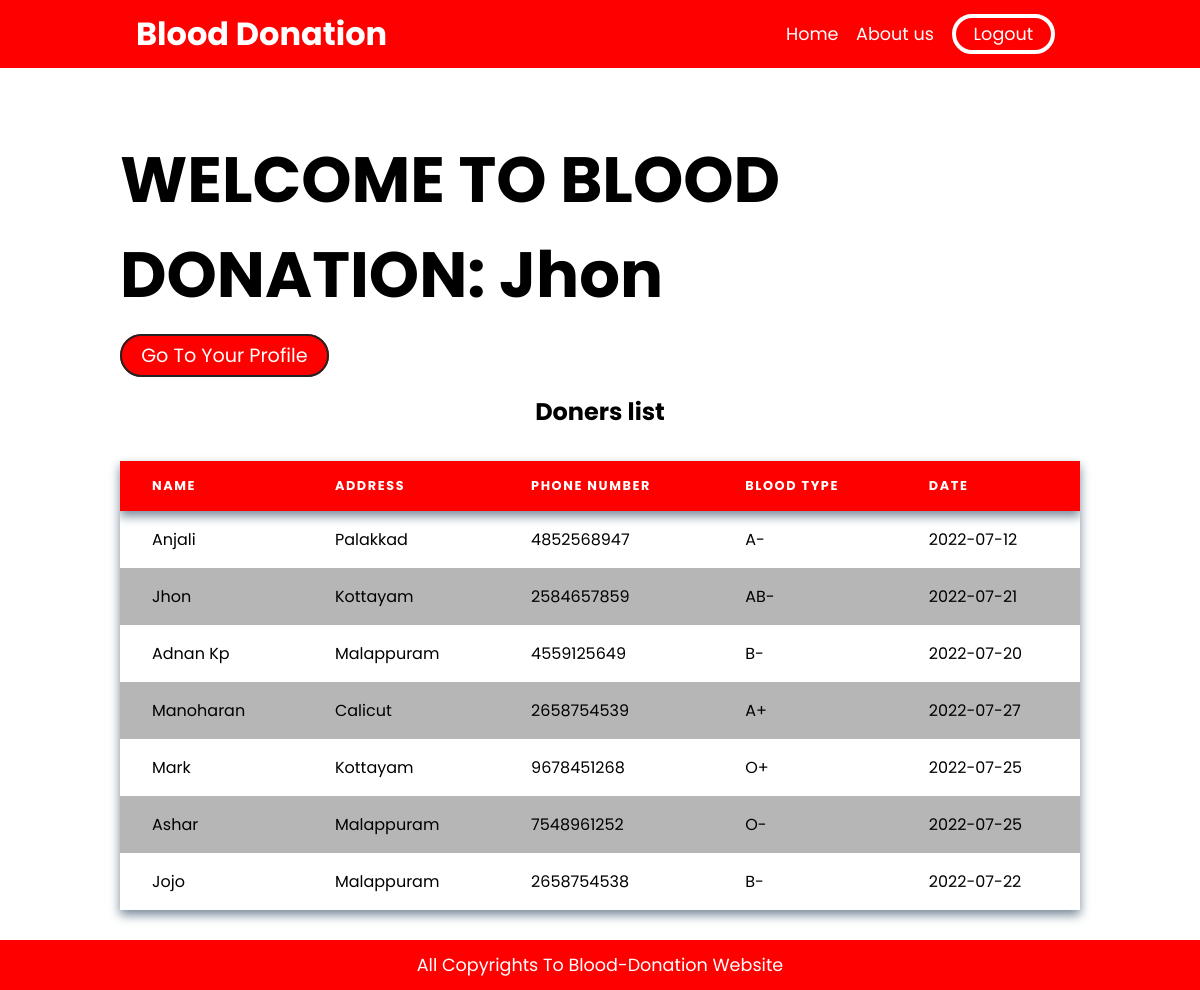
Page /dashboard.php (signed in) on the committed database.
### tables this page shows
CREATE TABLE `users` (
  `id` int(11) NOT NULL,
  `name` varchar(250) NOT NULL,
  `address` varchar(250) NOT NULL,
  `type` varchar(250) NOT NULL,
  `phone` varchar(250) NOT NULL,
  `password` varchar(250) NOT NULL,
  `date` varchar(300) NOT NULL
);

### dashboard.php (the view, shortened to what this page needs)
<?php
require("db.php");
$sql = "SELECT * FROM `users` ORDER BY id DESC";
$result = mysqli_query($db, $sql);
$profile=mysqli_fetch_assoc($result)
?>
<!DOCTYPE html>
<html lang="en">
<head>
    <link rel="stylesheet" href="dashboard.css">
</head>
<body>
    <nav>
        <div class="container">
            <h1> <a href="index.php"> blood donation</a></h1>
            <ul id="nav">
                <li><a href="index.php">Home</a></li>
                <li><a href="about.php">About us</a></li>
                <li><a href="logout.php" class="logout">Logout</a></li>
            </ul>
        </div>
    </nav>
    <div class="fpara">
        <h1>WELCOME TO BLOOD DONATION: <?php echo  $_SESSION['name']  ?></h1>
        <div class="btns">
            <a href="profile.php?id=<?php echo  $profile['id'] ?>">Go to your profile</a>
        </div>
        <h2>Doners list</h2>
    </div>
    <div class="box">
        <table>
            <thead>
                <tr>
                    <th>name</th>
                    <th>address</th>
                    <th>phone number</th>
                    <th>Blood type</th>
                    <th>Date</th>
                </tr>
            </thead>
            <tbody>
                <?Php foreach ($result as $result) {
                ?>
                    <tr>
                        <td><?php echo $result['name'] ?></td>
                        <td><?php echo $result['address'] ?></td>
                        <td><?php echo $result['phone'] ?></td>
                        <td><?php echo $result['type'] ?></td>
                        <td><?php echo $result['date'] ?></td>
                    </tr>
                <?php
                } ?>
            </tbody>
        </table>
    </div>
    <footer>
        <p>all copyrights to blood-donation website</p>
    </footer>
</body>
</html>

### dashboard.css (style rules this page uses)
* { margin: 0; padding: 0; box-sizing: border-box; font-family: "Poppins", sans-serif; }
nav { display: flex; align-items: center; justify-content: center; color: white; background-color: red; }
.container { width: 80%; padding: 1em; height: 68px; display: flex; align-items: center; justify-content: space-between; }
.container h1 a { text-transform: capitalize; font-size: 2rem; text-decoration: none; color: white; }
#nav { display: flex; align-items: center; justify-content: space-between; list-style: none; }
ul li a { text-decoration: none; margin: 0.5em; color: white; font-size: 1.1rem; transition: ease-in; }
.logout { border: 4px solid white; border-radius: 20px; text-align: center; padding: 4px 18px; }
.fpara { width: 80%; margin: auto; margin-top: 4em; }
.fpara h1 { font-size: 4rem; margin-bottom: 0.3em; }
.fpara h2 { text-align: center; font-size: 1.5rem; position: relative; margin-top: 1em; }
.btns a { border: 2px solid rgb(36, 35, 35); padding: 0.3em 1em; margin: 1em 0; border-radius: 25px; font-size: 1.2rem; background-color: red; color: white; text-decoration: none; text-transform: capitalize; }
.box { width: 80%; margin: auto; margin-bottom: 4em; }
table { border-collapse: collapse; width: 100%; margin-top: 2em; text-align: left; box-shadow: 0 5px 10px lightslategray; overflow: hidden; margin-bottom: 5em; }
table thead { background-color: red; color: white; box-shadow: 0 5px 10px lightslategray; }
table thead th { padding: 1rem 2rem; letter-spacing: 0.1rem; text-transform: uppercase; font-weight: bold; font-size: 0.8rem; }
table tbody td { padding: 1rem 2rem; text-transform: capitalize; }
table tbody tr:nth-child(even) { background-color: rgb(182, 182, 182); }
footer { display: flex; align-items: center; justify-content: center; height: 50px; width: 100%; color: white; background-color: red; position: fixed; bottom: 0; text-transform: capitalize; font-size: 1.1rem; }

### rows in the picture
users: name "Anjali", address "Palakkad", phone "4852568947", type "A-", date "2022-07-12"
users: name "Jhon", address "Kottayam", phone "2584657859", type "AB-", date "2022-07-21"
users: name "Adnan Kp", address "Malappuram", phone "4559125649", type "B-", date "2022-07-20"
users: name "Manoharan", address "Calicut", phone "2658754539", type "A+", date "2022-07-27"
users: name "Mark", address "Kottayam", phone "9678451268", type "O+", date "2022-07-25"
users: name "Ashar", address "Malappuram", phone "7548961252", type "O-", date "2022-07-25"
users: name "Jojo", address "Malappuram", phone "2658754538", type "B-", date "2022-07-22"

### other values in the picture
$_SESSION['name'] "Jhon"
